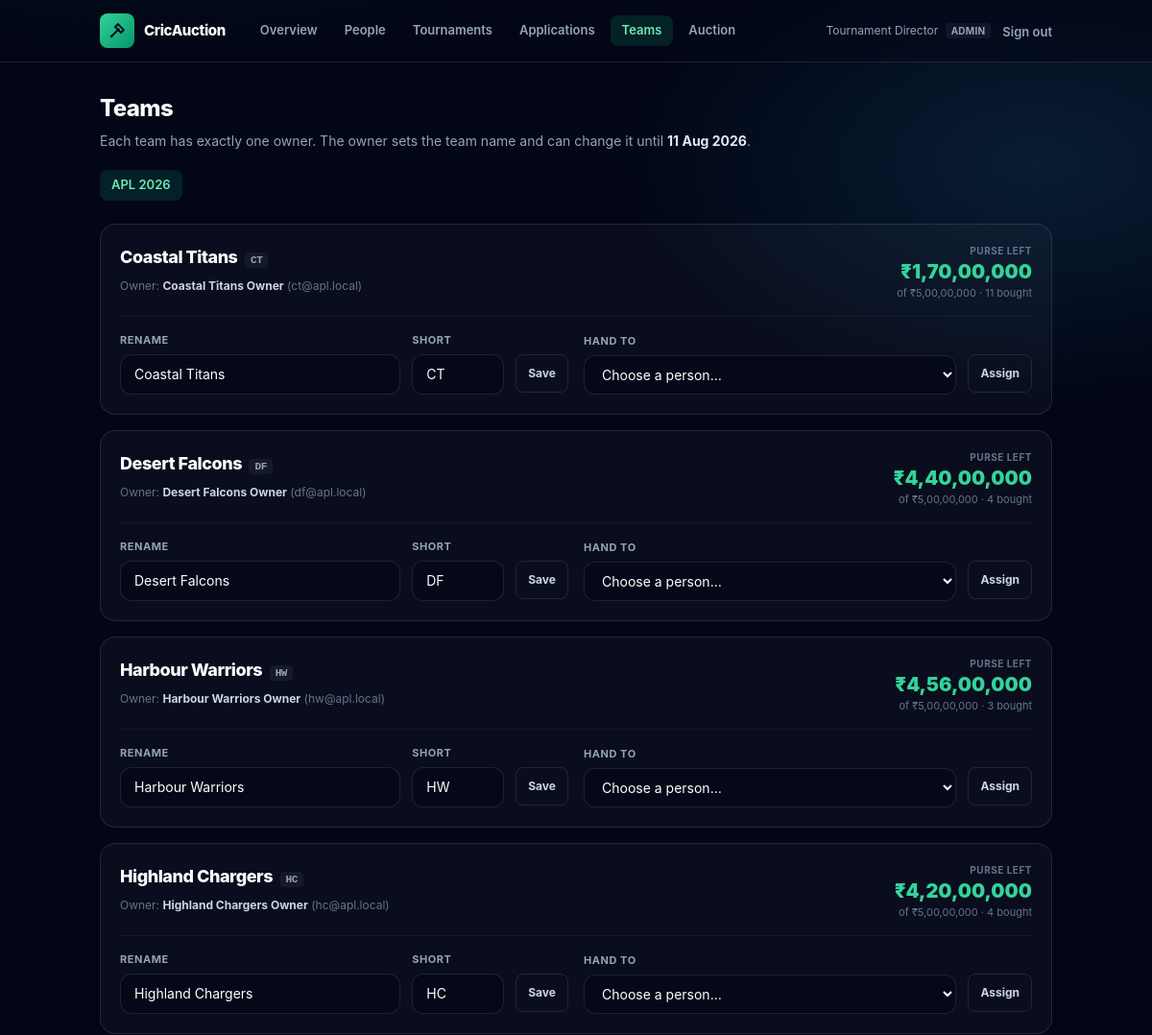
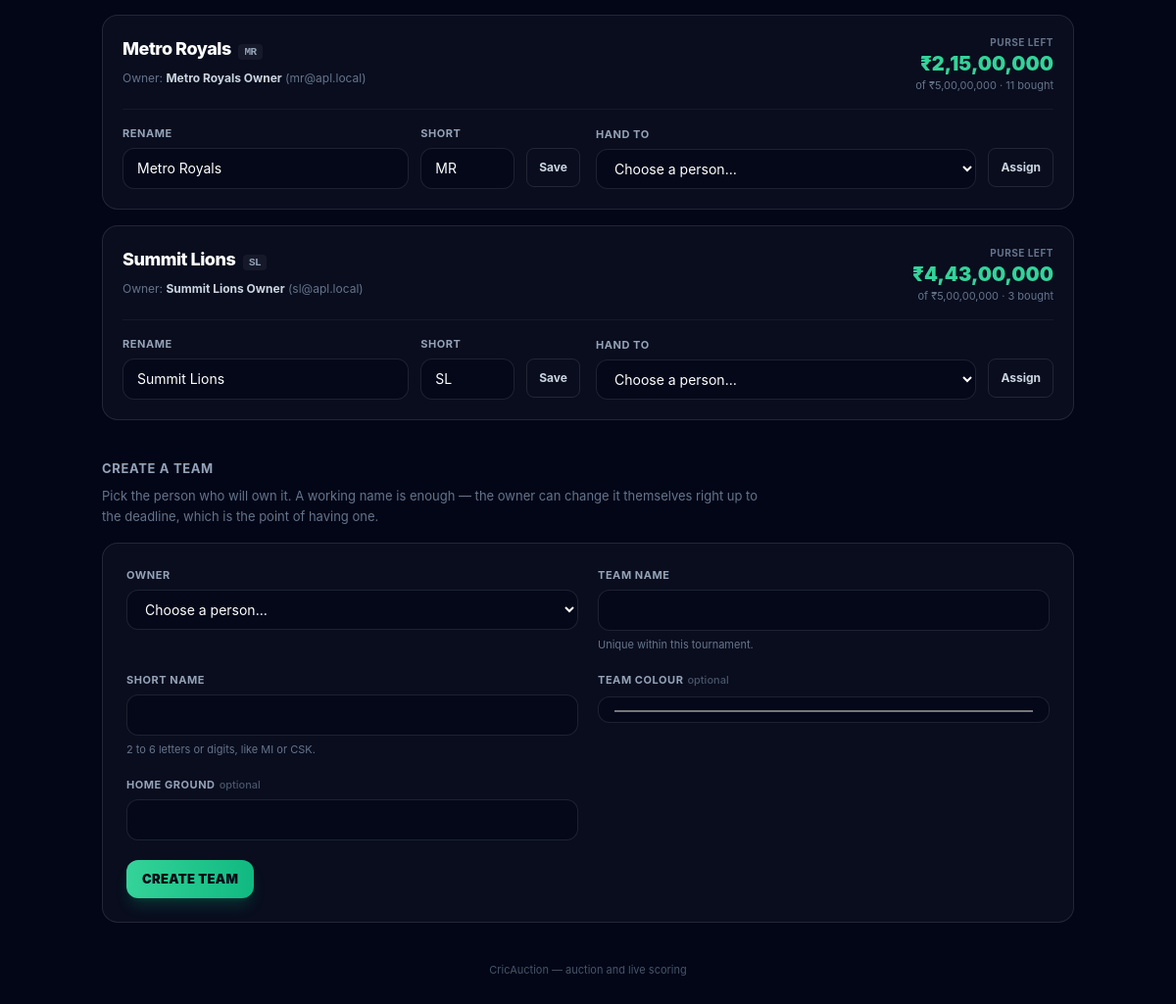
/admin/teams.php (signed in), run on the app's committed database (2 pictures, top to bottom).
### tables this page shows
CREATE TABLE `users` (
    `id`             INT UNSIGNED NOT NULL AUTO_INCREMENT,
    `username`       VARCHAR(40)      NULL,   
    `name`           VARCHAR(120) NOT NULL,
    `email`          VARCHAR(190) NOT NULL,   
    `phone`          VARCHAR(20)      NULL,
    `address`        VARCHAR(255)     NULL,
    `photo_path`     VARCHAR(255)     NULL,   
    `player_type`    ENUM('batsman','bowler','all_rounder','wicket_keeper') NULL,
    `password_hash`  VARCHAR(255) NOT NULL,
 
    `must_change_password` TINYINT(1) NOT NULL DEFAULT 0,
    `role`           ENUM('admin','team_owner','scorer','viewer','player') NOT NULL DEFAULT 'viewer',
    `status`         ENUM('pending','approved','rejected','suspended') NOT NULL DEFAULT 'approved',
    `approved_by`    INT UNSIGNED     NULL,
    `approved_at`    DATETIME         NULL,
    `team_id`        INT UNSIGNED     NULL,   
    `avatar_url`     VARCHAR(255)     NULL,
    `is_active`      TINYINT(1)   NOT NULL DEFAULT 1,
    `last_login_at`  DATETIME         NULL,
    `created_at`     TIMESTAMP    NOT NULL DEFAULT CURRENT_TIMESTAMP,
    `updated_at`     TIMESTAMP    NOT NULL DEFAULT CURRENT_TIMESTAMP ON UPDATE CURRENT_TIMESTAMP,

    PRIMARY KEY (`id`),
    UNIQUE KEY `uq_users_email` (`email`),
    UNIQUE KEY `uq_users_username` (`username`),
 
    UNIQUE KEY `uq_users_owner_team` (`team_id`),
    KEY `idx_users_role` (`role`, `is_active`),
    KEY `idx_users_status` (`status`, `role`),

    CONSTRAINT `fk_users_team`
        FOREIGN KEY (`team_id`) REFERENCES `teams` (`id`),
    CONSTRAINT `fk_users_approved_by`
        FOREIGN KEY (`approved_by`) REFERENCES `users` (`id`),

 
    CONSTRAINT `chk_users_team_role` CHECK (
        (`role` = 'team_owner' AND `team_id` IS NOT NULL)
        OR (`role` <> 'team_owner' AND `team_id` IS NULL)
    )
);

CREATE TABLE `tournaments` (
    `id`                 INT UNSIGNED    NOT NULL AUTO_INCREMENT,
    `name`               VARCHAR(120)    NOT NULL,
    `season_year`        SMALLINT UNSIGNED NOT NULL,
    `logo_url`           VARCHAR(255)        NULL,

 
    `secret_code`        VARCHAR(16)         NULL,

 
    `start_date`         DATE                NULL,
    `auction_date`       DATE                NULL,   
    `end_date`           DATE                NULL,
 
    `team_name_change_deadline` DATE          NULL,
    `registration_open`  TINYINT(1)      NOT NULL DEFAULT 1,

 
    `purse_per_team`     DECIMAL(14,2)   NOT NULL DEFAULT 10000000.00,
    `min_squad_size`     TINYINT UNSIGNED NOT NULL DEFAULT 11,
    `max_squad_size`     TINYINT UNSIGNED NOT NULL DEFAULT 15,
    `max_overseas`       TINYINT UNSIGNED NOT NULL DEFAULT 4,
    `bid_increment`      DECIMAL(14,2)   NOT NULL DEFAULT 500000.00,
    `bid_timer_seconds`  SMALLINT UNSIGNED NOT NULL DEFAULT 30,

 
    `overs_per_innings`  TINYINT UNSIGNED NOT NULL DEFAULT 20,
    `balls_per_over`     TINYINT UNSIGNED NOT NULL DEFAULT 6,

    `status`             ENUM('draft','auction','ongoing','completed') NOT NULL DEFAULT 'draft',
    `created_at`         TIMESTAMP       NOT NULL DEFAULT CURRENT_TIMESTAMP,
    `updated_at`         TIMESTAMP       NOT NULL DEFAULT CURRENT_TIMESTAMP ON UPDATE CURRENT_TIMESTAMP,

    PRIMARY KEY (`id`),
    UNIQUE KEY `uq_tournament_name_season` (`name`, `season_year`),
    UNIQUE KEY `uq_tournament_secret` (`secret_code`),
    KEY `idx_tournament_status` (`status`),

    CONSTRAINT `chk_tournament_squad`   CHECK (`max_squad_size` >= `min_squad_size`),
    CONSTRAINT `chk_tournament_purse`   CHECK (`purse_per_team` > 0),
    CONSTRAINT `chk_tournament_overs`   CHECK (`overs_per_innings` BETWEEN 1 AND 50)
);

CREATE TABLE `teams` (
    `id`             INT UNSIGNED  NOT NULL AUTO_INCREMENT,
    `tournament_id`  INT UNSIGNED  NOT NULL,
    `name`           VARCHAR(100)  NOT NULL,
    `short_name`     VARCHAR(6)    NOT NULL,   
    `logo_url`       VARCHAR(255)      NULL,
    `primary_color`  CHAR(7)       NOT NULL DEFAULT '#22c55e',   
    `home_venue`     VARCHAR(120)      NULL,

    `purse_total`    DECIMAL(14,2) NOT NULL DEFAULT 10000000.00,
    `purse_spent`    DECIMAL(14,2) NOT NULL DEFAULT 0.00,
    `purse_remaining` DECIMAL(14,2) AS (`purse_total` - `purse_spent`) STORED,
    `players_bought` SMALLINT UNSIGNED NOT NULL DEFAULT 0,
    `overseas_bought` TINYINT UNSIGNED NOT NULL DEFAULT 0,

    `created_at`     TIMESTAMP     NOT NULL DEFAULT CURRENT_TIMESTAMP,
    `updated_at`     TIMESTAMP     NOT NULL DEFAULT CURRENT_TIMESTAMP ON UPDATE CURRENT_TIMESTAMP,

    PRIMARY KEY (`id`),
    UNIQUE KEY `uq_team_name`  (`tournament_id`, `name`),
    UNIQUE KEY `uq_team_short` (`tournament_id`, `short_name`),
    KEY `idx_team_purse` (`tournament_id`, `purse_remaining`),

    CONSTRAINT `fk_teams_tournament`
        FOREIGN KEY (`tournament_id`) REFERENCES `tournaments` (`id`)
        ON DELETE CASCADE ON UPDATE CASCADE,

    CONSTRAINT `chk_team_spent`  CHECK (`purse_spent` >= 0 AND `purse_spent` <= `purse_total`),
    CONSTRAINT `chk_team_colour` CHECK (`primary_color` REGEXP '^#[0-9A-Fa-f]{6}$')
);

### public/admin/teams.php (the view, shortened to what the rows shown need)
<?php
require_once dirname(dirname(__DIR__)) . '/config/config.php';
require_once BASE_PATH . '/app/Views/layouts/shell.php';
$tournaments = new TournamentService();
$all = $tournaments->listTournaments();
$links = [
    ['href' => 'index.php',        'label' => 'Overview'],
    ['href' => 'users.php',        'label' => 'People'],
    ['href' => 'tournaments.php',  'label' => 'Tournaments'],
    ['href' => 'applications.php', 'label' => 'Applications'],
    ['href' => 'teams.php',        'label' => 'Teams', 'current' => true],
    ['href' => 'auction.php',      'label' => 'Auction'],
];
    ?>
    <?php
$tournamentId = isset($_GET['tournament']) ? (int) $_GET['tournament'] : (int) $all[0]['id'];
$tournament   = $tournaments->find($tournamentId);
$teams        = $tournaments->teams($tournamentId);
$candidates = Database::all(
    "SELECT id, name, email, role FROM users
      WHERE status = 'approved' AND team_id IS NULL AND role <> 'scorer'
   ORDER BY name"
);
$candidateOptions = ['' => 'Choose a person…'];
foreach ($candidates as $person) {
    $candidateOptions[(string) $person['id']] = $person['name'] . ' — ' . $person['email'];
}
page_head('Teams', '../', $links);
?>
<h1 class="text-2xl font-extrabold tracking-tight text-white">Teams</h1>
<p class="mt-2 text-sm text-slate-400">
    Each team has exactly one owner. The owner sets the team name and can change it until
    <strong class="text-slate-200"><?= e(pretty_date($tournament['team_name_change_deadline'])) ?></strong>.
</p>
<div class="no-bar mt-5 flex gap-2 overflow-x-auto">
    <?php foreach ($all as $row): ?>
        <a href="teams.php?tournament=<?= (int) $row['id'] ?>"
           class="whitespace-nowrap rounded-lg px-3 py-1.5 text-[13px] font-semibold transition <?=
               (int) $row['id'] === $tournamentId
                   ? 'bg-emerald-500/15 text-emerald-300'
                   : 'border border-white/10 text-slate-400 hover:bg-white/5' ?>">
            <?= e((string) $row['name']) ?> <?= e((string) $row['season_year']) ?>
        </a>
    <?php endforeach; ?>
</div>
<?php if ($teams === []): ?>
    <p class="mt-6 rounded-2xl border border-white/10 bg-white/[0.03] p-8 text-center text-sm text-slate-500">
        No teams in this tournament yet.
    </p>
<?php else: ?>
    <div class="mt-6 space-y-4">
        <?php foreach ($teams as $team): ?>
            <article class="rounded-2xl border border-white/10 bg-white/[0.03] p-5">
                <div class="flex flex-wrap items-start justify-between gap-4">
                    <div>
                        <h2 class="text-lg font-extrabold tracking-tight text-white">
                            <?= e((string) $team['name']) ?>
                            <span class="ml-1 rounded bg-white/5 px-1.5 py-0.5 font-mono text-[11px] font-bold text-slate-400"><?= e((string) $team['short_name']) ?></span>
                        </h2>
                        <p class="mt-1 text-[12px] text-slate-500">
                            <?php if ($team['owner_id'] !== null): ?>
                                Owner: <strong class="text-slate-300"><?= e((string) $team['owner_name']) ?></strong>
                                (<?= e((string) $team['owner_email']) ?>)
                            <?php else: ?>
                                <span class="font-bold text-amber-300">No owner yet</span>
                            <?php endif; ?>
                        </p>
                    </div>
                    <div class="text-right">
                        <p class="text-[10px] font-bold uppercase tracking-wider text-slate-500">Purse left</p>
                        <p class="text-xl font-black text-emerald-400">
                            <?= e(rupees($team['purse_remaining'])) ?>
                        </p>
                        <p class="text-[11px] text-slate-500">
                            of <?= e(rupees($team['purse_total'])) ?>
                            · <?= (int) $team['players_bought'] ?> bought
                        </p>
                    </div>
                </div>
                <div class="mt-4 grid gap-4 border-t border-white/5 pt-4 sm:grid-cols-2">
                    <form method="post" class="flex flex-wrap items-end gap-3">
                        <div class="min-w-[10rem] flex-1">
                            <?php field('name', 'Rename', (string) $team['name']); ?>
                        </div>
                        <div class="w-24">
                        </div>
                        <button type="submit" class="mb-0.5 rounded-lg border border-white/10 px-3 py-2.5 text-[12px] font-bold text-slate-300 hover:bg-white/5">
                            Save
                        </button>
                    </form>
                    <form method="post" class="flex flex-wrap items-end gap-3">
                        <div class="min-w-[12rem] flex-1">
                            <?php select_field('owner_id', $team['owner_id'] !== null ? 'Hand to' : 'Give an owner', $candidateOptions); ?>
                        </div>
                        <button type="submit" class="mb-0.5 rounded-lg border border-white/10 px-3 py-2.5 text-[12px] font-bold text-slate-300 hover:bg-white/5">
                            Assign
                        </button>
                    </form>
                </div>
            </article>
        <?php endforeach; ?>
    </div>
<?php endif; ?>
<section class="mt-10">
    <h2 class="text-[13px] font-bold uppercase tracking-wider text-slate-400">Create a team</h2>
</section>
<?php page_foot(); ?>

### app/Views/layouts/shell.php (shortened to what the rows shown need)
<?php
function page_head(string $title, string $up = '', array $links = []): void
{
    $user = Auth::user();
    ?><!DOCTYPE html>
<html lang="en" class="dark">
<head>
    <link rel="stylesheet" href="<?= e($up) ?>assets/css/app.css">
</head>
<body class="bg-gate min-h-screen font-sans text-slate-200">
<header class="border-b border-white/10 bg-slate-950/50">
    <div class="mx-auto flex max-w-5xl flex-wrap items-center gap-x-6 gap-y-3 px-4 py-3.5">
        <div class="ml-auto flex items-center gap-3">
            <?php if ($user !== null): ?>
                <span class="hidden text-[12px] text-slate-400 sm:block">
                    <?= e((string) $user['name']) ?>
                    <span class="ml-1 rounded bg-white/5 px-1.5 py-0.5 text-[10px] font-bold uppercase tracking-wide text-slate-400">
                        <?= e(str_replace('_', ' ', (string) $user['role'])) ?>
                    </span>
                </span>
                <form method="post" action="<?= e($up) ?>logout.php" class="inline">
                    <button type="submit" class="text-[13px] font-semibold text-slate-400 transition hover:text-rose-300">
                        Sign out
                    </button>
                </form>
            <?php else: ?>
                <a href="<?= e($up) ?>login.php" class="text-[13px] font-semibold text-slate-300 hover:text-emerald-300">Sign in</a>
                <a href="<?= e($up) ?>register.php"
                   class="rounded-lg bg-emerald-500 px-3 py-1.5 text-[13px] font-bold text-slate-950 hover:brightness-110">Register</a>
            <?php endif; ?>
        </div>
    </div>
</header>
<main class="mx-auto max-w-5xl px-4 py-8">
<?php
}
    ?>
    <?php
function page_foot(): void
{
    ?>
</main>
</body>
</html>
<?php
}
function field_id(string $name): string
{
    static $seen = [];
    $seen[$name] = ($seen[$name] ?? 0) + 1;
    return 'f_' . $name . ($seen[$name] > 1 ? '_' . $seen[$name] : '');
}
function field(
    string $name,
    string $label,
    string $value = '',
    string $type = 'text',
    bool $required = true,
    string $hint = '',
    bool $readonly = false,
    string $placeholder = '',
): void {
    $id = field_id($name);
    ?>
    <div>
        <label for="<?= e($id) ?>" class="mb-1.5 block text-[11px] font-bold uppercase tracking-wider text-slate-400">
            <?= e($label) ?><?php if (!$required): ?><span class="ml-1 font-medium normal-case tracking-normal text-slate-600">optional</span><?php endif; ?>
        </label>
        <input id="<?= e($id) ?>" name="<?= e($name) ?>" type="<?= e($type) ?>"
               value="<?= e($value) ?>"
               <?= $required ? 'required' : '' ?>
               <?= $readonly ? 'readonly' : '' ?>
               <?= $placeholder !== '' ? 'placeholder="' . e($placeholder) . '"' : '' ?>
               class="w-full rounded-xl border border-white/10 px-3.5 py-2.5 text-sm text-white outline-none transition placeholder:text-slate-600 focus:border-emerald-400/50 focus:ring-2 focus:ring-emerald-400/20 <?=
                   $readonly ? 'cursor-not-allowed bg-slate-900/60 text-slate-500' : 'bg-slate-950/60' ?>">
    </div>
    <?php
}
function select_field(string $name, string $label, array $options, string $value = '', bool $required = true): void
{
    $id = field_id($name);
    ?>
    <div>
        <label for="<?= e($id) ?>" class="mb-1.5 block text-[11px] font-bold uppercase tracking-wider text-slate-400">
            <?= e($label) ?>
        </label>
        <select id="<?= e($id) ?>" name="<?= e($name) ?>" <?= $required ? 'required' : '' ?>
                class="w-full rounded-xl border border-white/10 bg-slate-950/60 px-3.5 py-2.5 text-sm text-white outline-none focus:border-emerald-400/50 focus:ring-2 focus:ring-emerald-400/20">
            <?php foreach ($options as $optValue => $optLabel): ?>
                <option value="<?= e((string) $optValue) ?>" <?= (string) $optValue === $value ? 'selected' : '' ?>>
                    <?= e($optLabel) ?>
                </option>
            <?php endforeach; ?>
        </select>
    </div>
    <?php
}
    ?>
    <?php
function rupees(float|string|null $amount): string
{
    $n     = (int) round((float) $amount);
    $s     = (string) abs($n);
    $last3 = substr($s, -3);
    $rest  = substr($s, 0, -3);
    if ($rest !== '') {
        $last3 = preg_replace('/\B(?=(\d{2})+(?!\d))/', ',', $rest) . ',' . $last3;
    }
    return ($n < 0 ? '-' : '') . '₹' . $last3;
}
function pretty_date(?string $date): string
{
    $ts = strtotime($date);
    return $ts === false ? $date : date('j M Y', $ts);
}

### data on the page
users: name "Tournament Director", role "ADMIN"
tournaments: team_name_change_deadline "11 Aug 2026", name "APL", season_year "2026"
users: team.name "Coastal Titans", team.short_name "CT", name "Coastal Titans Owner", email "ct@apl.local", team.purse_remaining "₹1,70,00,000", team.purse_total "₹5,00,00,000", team.players_bought "11", label "RENAME SHORT", name "Coastal Titans", short_name "CT"
users: team.name "Desert Falcons", team.short_name "DF", name "Desert Falcons Owner", email "df@apl.local", team.purse_remaining "₹4,40,00,000", team.purse_total "₹5,00,00,000", team.players_bought "4", label "RENAME SHORT", name "Desert Falcons", short_name "DF", owner_id "Choose a person…"
users: team.name "Harbour Warriors", team.short_name "HW", name "Harbour Warriors Owner", email "hw@apl.local", team.purse_remaining "₹4,56,00,000", team.purse_total "₹5,00,00,000", team.players_bought "3", label "RENAME SHORT", name "Harbour Warriors", short_name "HW"
users: team.name "Highland Chargers", team.short_name "HC", name "Highland Chargers Owner", email "hc@apl.local", team.purse_remaining "₹4,20,00,000", team.purse_total "₹5,00,00,000", team.players_bought "4", label "RENAME SHORT", name "Highland Chargers", short_name "HC"
users: team.name "Metro Royals", team.short_name "MR", name "Metro Royals Owner", email "mr@apl.local", team.purse_remaining "₹2,15,00,000", team.purse_total "₹5,00,00,000", team.players_bought "11", label "RENAME SHORT", name "Metro Royals", short_name "MR"
users: team.name "Summit Lions", team.short_name "SL", name "Summit Lions Owner", email "sl@apl.local", team.purse_remaining "₹4,43,00,000", team.purse_total "₹5,00,00,000", team.players_bought "3", label "RENAME SHORT", name "Summit Lions", short_name "SL"

### other printed values
APP_NAME "CricAuction"
$link['label'] "Overview"
$link['label'] "People"
$link['label'] "Tournaments"
$link['label'] "Applications"
$link['label'] "Teams"
$link['label'] "Auction"
$label "OWNER"
$label "TEAM NAME SHORT NAME TEAM COLOUR HOME GROUND"
$hint "Unique within this tournament. 2 to 6 letters or digits, like MI or CSK."
$label "CREATE TEAM"
form field owner_id "Choose a person…"
